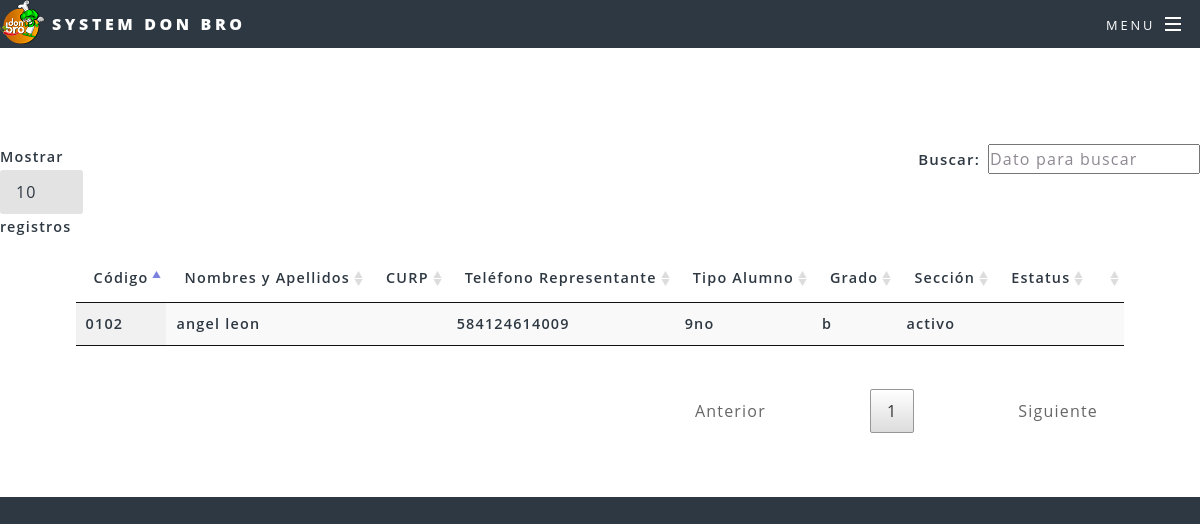
Before: /table.php with the older database file.
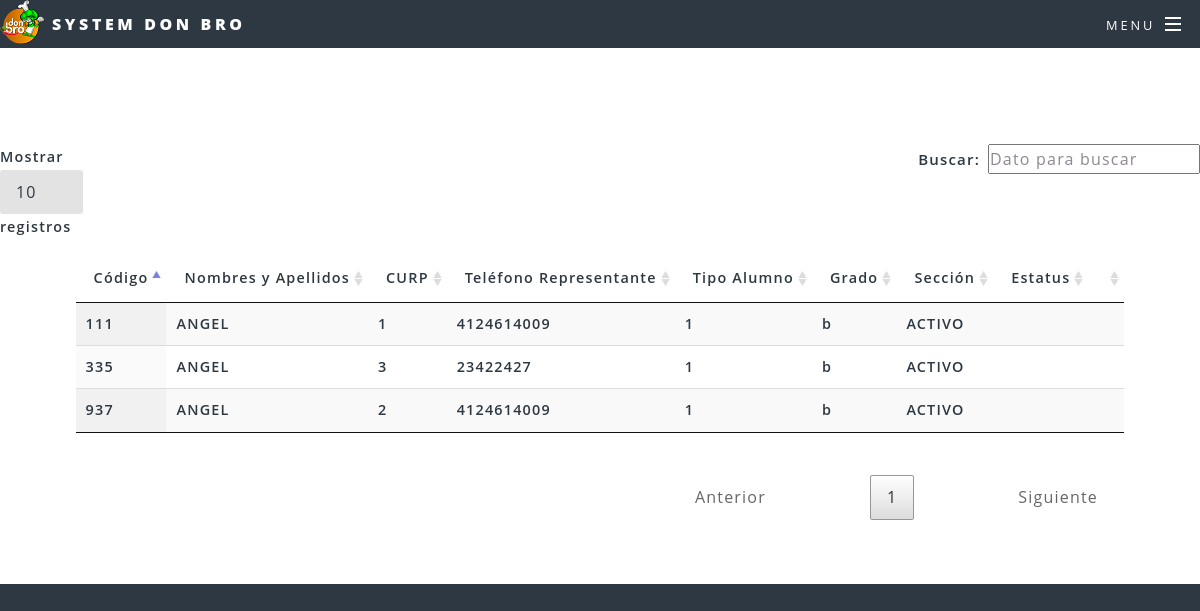
After: the same page with the newer database file.
### tables this page shows
CREATE TABLE `alumnos` (
  `id` int(10) NOT NULL,
  `nombre` varchar(50) DEFAULT NULL,
  `beca_id` tinyint(4) DEFAULT NULL,
  `celular` varchar(50) DEFAULT NULL,
  `seccion` varchar(10) DEFAULT NULL,
  `grado` varchar(10) DEFAULT NULL,
  `codigo` varchar(10) DEFAULT NULL,
  `observacion` text NOT NULL,
  `credito_comida` int(10) NOT NULL,
  `estatus` varchar(50) DEFAULT NULL
);

### table.php (the view, shortened to what this page needs)
<?php
  $conexion=mysqli_connect('localhost','root','','servidor.cobro');
  $sql="SELECT codigo,nombre,beca_id,celular,grado,seccion,estatus
FROM alumnos
 ORDER BY grado ASC ,seccion ASC  ";
  $stmt1 = mysqli_query($conexion, $sql);
?>
<!DOCTYPE html>
<html lang="en">
<head>
<link rel="stylesheet" href="assets/css/main.css" />
<link rel="stylesheet" href="./assets/css/jquery.dataTables.min.css">
<link rel="stylesheet" href="./assets/css/responsive.dataTables.min.css">
</head>
<body>
<div id="page-wrapper">
          <header id="header">
            <img name="imagen" src="images/logo.png" >
            <h1><a href="index.html">System Don BRO</a></h1>
            <nav id="nav">
              <ul>
                <li class="special">
                  <a href="#menu" class="menuToggle"><span>Menu</span></a>
                </li>
              </ul>
            </nav>
          </header>
          <article id="main">
            <section class="wrapper style5">
                         <div class="inner">
              </div>
  <table id="miTabla" class="display responsive nowrap" style="width:80%">
          <thead>
              <tr>
                   <th>
                       Código
                  </th>
           <th>
              Nombres y Apellidos
           </th>
           <th>
              CURP
           </th>
           <th >
              Teléfono Representante
           </th>
           <th>
              Tipo Alumno
           </th>
           <th>
              Grado
           </th>
           <th>
              Sección
           </th>
           <th>
              Estatus
           </th>
           <th>
           </th>
              </tr>
          </thead>
            <?PHP while( $row=mysqli_fetch_array($stmt1, MYSQLI_NUM)) {?>
  <tr>
    <th><?php echo $row['0']; ?></th>
    <th><?php echo $row['1']; ?></th>
    <th><?php echo $row['2']; ?></th>
    <th><?php echo $row['3']; ?></th>
    <th><?php echo $row['4']; ?></th>
    <th><?php echo $row['5']; ?></th>
    <th><?php echo $row['6']; ?></th>
     <th><?php echo $row['7']; ?></th>
      <th><?php echo $row['8']; ?></th>
  </tr>
  <?PHP }?>
      </table>
</body>
</html>

Changed rows visible on the page:
removed alumnos: codigo "0102", nombre "angel leon", celular "584124614009", grado "9no", seccion "b", estatus "activo"
added alumnos: codigo "111", nombre "ANGEL", beca "1", celular "4124614009", grado "1", seccion "b", estatus "ACTIVO"
added alumnos: codigo "937", nombre "ANGEL", beca "2", celular "4124614009", grado "1", seccion "b", estatus "ACTIVO"
added alumnos: codigo "335", nombre "ANGEL", beca "3", celular "23422427", grado "1", seccion "b", estatus "ACTIVO"
